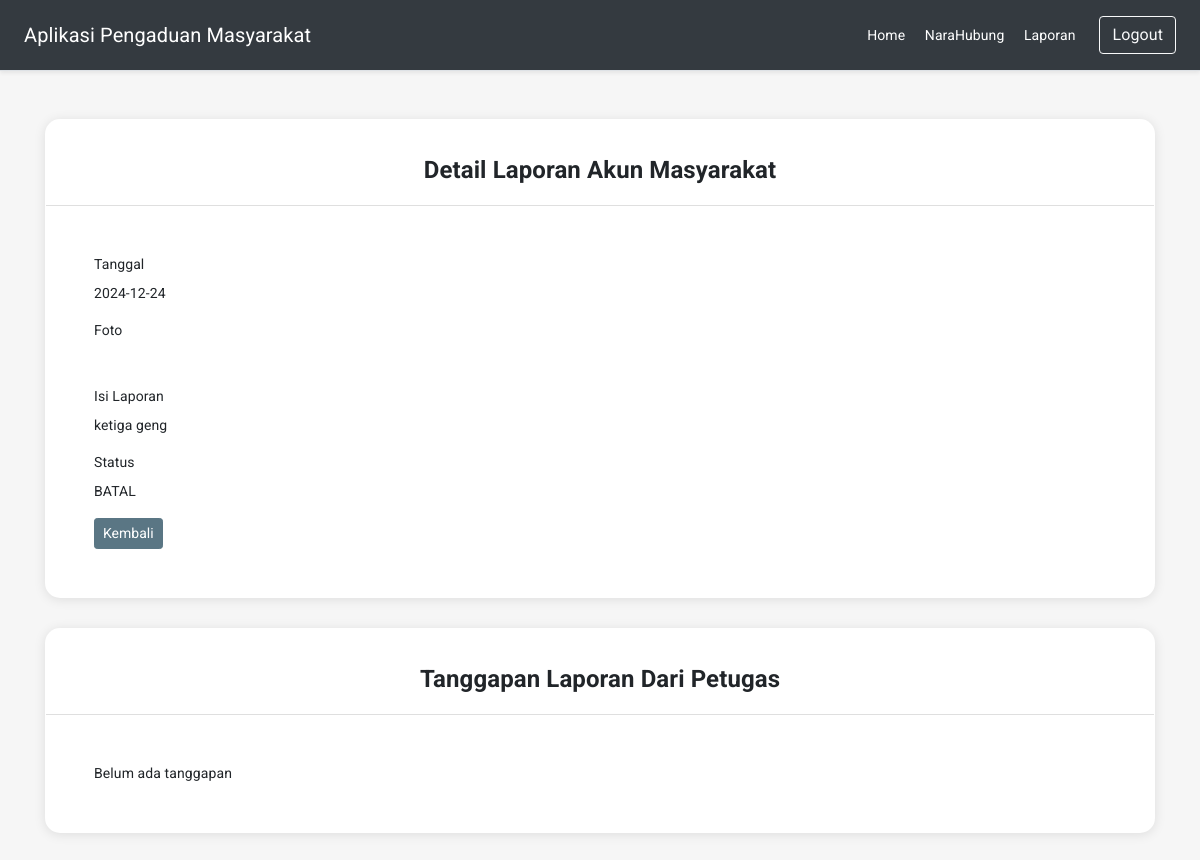
/index.php?halaman=detailpengaduan&id_pengaduan=9 (signed in), run on the app's committed database.
### tables this page shows
CREATE TABLE `pengaduan` (
  `id_pengaduan` int(11) NOT NULL,
  `tgl_pengaduan` date NOT NULL,
  `nik` char(15) NOT NULL,
  `isi_laporan` text NOT NULL,
  `foto` varchar(255) NOT NULL,
  `status` enum('0','proses','selesai','batal') NOT NULL
);

### detailpengaduan.php (the view, shortened to what this page needs)
<?php
$id = $_GET['id_pengaduan'];
$query_laporan = mysqli_query($koneksi, "SELECT * FROM pengaduan WHERE id_pengaduan = '$id'") or die (mysqli_error($koneksi));
while ($laporan = $query_laporan->fetch_assoc()) {
?>
<div class="col-12 col-lg-12 mx-auto">
    <div class="card radius-15">
        <div class="card-header text-center">
            <h4 class="mt-4 font-weight-bold">Detail Laporan Akun Masyarakat</h4>
        </div>
        <div class="card-body p-md-5">
            <div class="form-group">
                <label for="">Tanggal</label>
                <p><?php echo $laporan['tgl_pengaduan']; ?></p>
            </div>
            <div class="form-group">
                <label for="">Foto</label>
                <br>
            </div>
            <div class="form-group">
                <label for="">Isi Laporan</label>
                <p><?php echo $laporan['isi_laporan']; ?></p>
            </div>
            <div class="form-group">
                <label for="">Status</label>
                <p><?php echo strtoupper($laporan['status']); ?></p>
            </div>
            <button type="button" onclick="window.history.back()" class="btn btn-sm btn-secondary">Kembali</button>
        </div>
    </div>
</div>
<?php } ?>
<?php
  $query_tanggapan = mysqli_query($koneksi, "SELECT * FROM tanggapan JOIN petugas ON tanggapan.id_petugas = petugas.id_petugas WHERE id_pengaduan = '$id'") or die (mysqli_error($koneksi));
?>
<div class="col-12 col-lg-12 mx-auto">
    <div class="card radius-15">
        <div class="card-header text-center">
            <h4 class="mt-4 font-weight-bold">Tanggapan Laporan Dari Petugas</h4>
        </div>
        <div class="card-body p-md-5">
            <?php
                if($query_tanggapan->num_rows > 0) {
                    while ($tanggapan = $query_tanggapan->fetch_assoc()) {
            ?>
            <div class="form-group">
                <label for="">Nama Petugas</label>
                <p><?php echo $tanggapan['nama_petugas']; ?> [<?php echo strtoupper($tanggapan['level']); ?>]</p>
            </div>
            <div class="form-group">
                <label for="">Tanggapan</label>
                <p><?php echo $tanggapan['tanggapan']; ?></p>
            </div>
            <?php } ?>
            <?php } else { echo "Belum ada tanggapan"; } ?>
        </div>
    </div>
</div>

### assets/css/app.css (style rules this page uses)
html { width: 100%; height: 100%; }
body { font-family: 'Open Sans', sans-serif; font-family: 'Roboto', sans-serif; background-color: #f6f6f6; letter-spacing: .1px; font-size: 14px; }
.card { box-shadow: 0 0.1rem 0.7rem rgba(0, 0, 0, .10); border: 1px solid rgba(0, 0, 0, 0); margin-bottom: 30px; }
.card-header { background-color: transparent; font-size: 16px; text-transform: capitalize; }
.btn { text-transform: capitalize; }
.radius-15 { border-radius: 15px; }

### data on the page
pengaduan: tgl_pengaduan "2024-12-24", isi_laporan "ketiga geng", status "BATAL"
